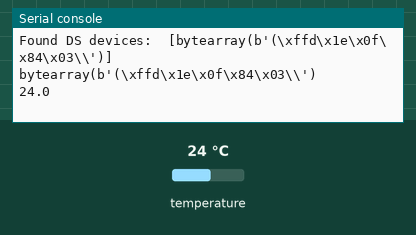
Recording of a program running on a simulated MicroPython board. On the bench: the last lines printed to the serial console. Inputs (shaded band) come from the test bench; at power-on: temperature 24 °C.

Above: at 1.2 s.
1.3 s: temperature set to 12 °C
At 7.0 s:
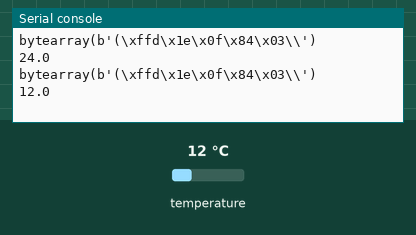
7.7 s: temperature set to 19 °C
At 13.5 s:
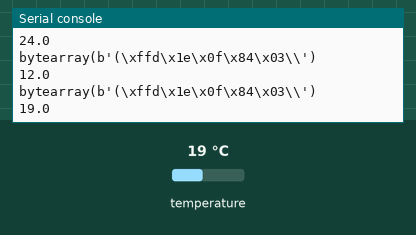
Timing chart, 0 to 15.0 s (numbered marks = the images above; inputs shaded):
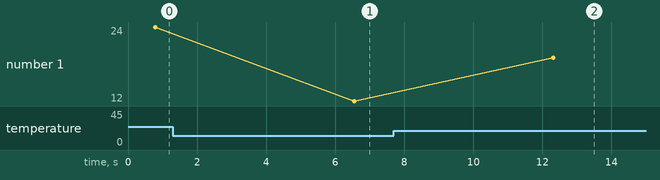

Measured:
- after the input at 1.3 s, the serial console: prints a new line after 5.3 s (image 1)
- after the input at 7.7 s, the serial console: prints a new line after 4.6 s (image 2)
- plotted number 1: 24 → 12 after the input at 1.3 s, 12 → 19 after the input at 7.7 s

The program:

main.py
```python
import machine, onewire, ds18x20, time

ds_pin = machine.Pin(4)
ds_sensor = ds18x20.DS18X20(onewire.OneWire(ds_pin))

roms = ds_sensor.scan()
print('Found DS devices: ', roms)

while True:
    ds_sensor.convert_temp()
    time.sleep_ms(750)
    for rom in roms:
      print(rom)
      print(ds_sensor.read_temp(rom))
    time.sleep(5)
```
